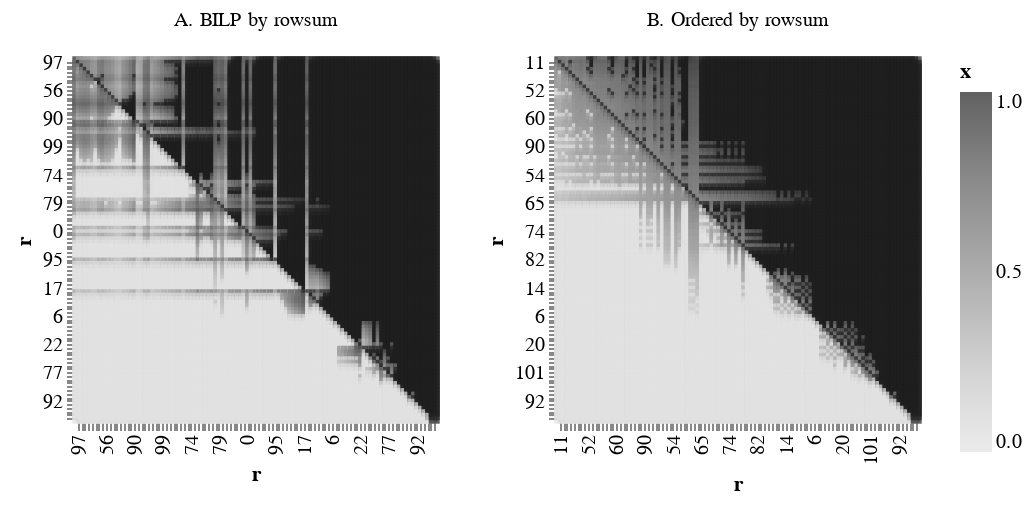

The notebook cell saved with this chart:
### Code cell
import altair as alt
alt.data_transformers.disable_max_rows()

all_df = pd.DataFrame(columns=["i","j","x","Label","oi","oj"])
for ix,Xstar in enumerate(Xstars):
    x = pd.DataFrame(Xstar)
    df = x.stack().reset_index()
    df.columns=["i","j","x"]
    df["oi"] = df["i"].copy()
    df["oj"] = df["j"].copy()
    df["i"] = record_ixs[ix][df["i"]]
    df["j"] = record_ixs[ix][df["j"]]
    df["Label"] = labels[ix]
    all_df = all_df.append(df)

#all_df = all_df.loc[(all_df.x != 0) & (all_df.x != 1)]
alt.Chart(all_df).mark_square().encode(
    x=alt.X(
        'i:N',
        axis=alt.Axis(labelOverlap="parity"),
        title="r",
        sort=alt.EncodingSortField(field="oi",order="ascending") # The order to sort in
    ),
    y=alt.Y(
        'j:N',
        axis=alt.Axis(labelOverlap="parity"),
        title="r",
        sort=alt.EncodingSortField(field="oj",order="ascending") # The order to sort in
    ),
    color=alt.Color("x",scale=alt.Scale(scheme='greys'))
).properties(
    width=180,
    height=180
).facet(
    column=alt.Column("Label:N", title=None)
).resolve_scale(x='independent',y='independent')

### Figure 1 — Vega-Lite specification as saved in the notebook (floating-point values rounded to 4 significant figures; data arrays with more than 128 entries replaced by an {"elided": "..."} marker saying what was removed)
{"$schema": "https://vega.github.io/schema/vega-lite/v3.4.0.json", "config": {"mark": {"tooltip": null}, "view": {"height": 300, "width": 400}}, "data": {"name": "data-34482538e0fb2d4a84a365b365958cc4"}, "datasets": {"data-34482538e0fb2d4a84a365b365958cc4": {"elided": "20808 records"}}, "facet": {"column": {"field": "Label", "title": null, "type": "nominal"}}, "resolve": {"scale": {"x": "independent", "y": "independent"}}, "spec": {"encoding": {"color": {"field": "x", "scale": {"scheme": "greys"}, "type": "quantitative"}, "x": {"axis": {"labelOverlap": "parity"}, "field": "i", "sort": {"field": "oi", "order": "ascending"}, "title": "r", "type": "nominal"}, "y": {"axis": {"labelOverlap": "parity"}, "field": "j", "sort": {"field": "oj", "order": "ascending"}, "title": "r", "type": "nominal"}}, "height": 180, "mark": "square", "width": 180}}
